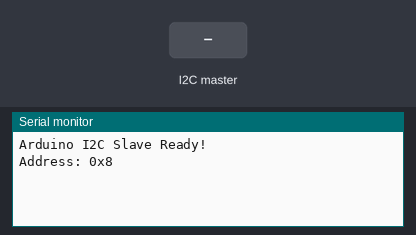
Recording of a sketch running on a simulated Arduino Uno, built with avr-gcc and run on an emulated ATmega328P. On the bench: the last lines printed to the serial monitor. Inputs (shaded band) come from the test bench.

Above: at 1.2 s.
1.3 s: the I2C master sends the byte 1
At 2.5 s:
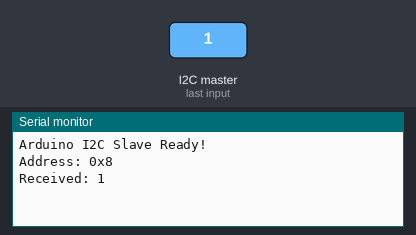
2.8 s: the I2C master sends the byte 0
At 3.8 s:
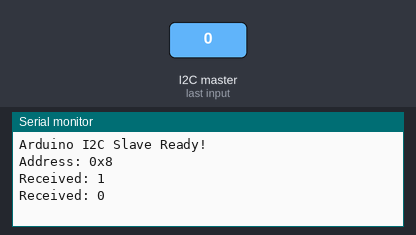

The sketch:

arduino_i2c.ino
```cpp
// --- START OF CORRECT SLAVE CODE ---
#include <Wire.h>

#define SLAVE_ADDRESS 0x08 // Arduino's address

volatile byte receivedData = 0;

void setup() {
  Wire.begin(SLAVE_ADDRESS);     // Join I2C bus as SLAVE at 0x08
  Wire.onReceive(receiveEvent); // Function to call when master sends data
  Serial.begin(9600);
  Serial.println("Arduino I2C Slave Ready!");
  Serial.print("Address: 0x");
  Serial.println(SLAVE_ADDRESS, HEX);
}

void loop() {
  delay(100);
}

void receiveEvent(int howMany) {
  if (Wire.available()) {
    receivedData = Wire.read();
    Serial.print("Received: ");
    Serial.println(receivedData);
  }
}
// --- END OF CORRECT SLAVE CODE ---
```

Measured:
- after the input at 1.3 s, the serial monitor: prints a new line at once (image 1)
- after the input at 2.8 s, the serial monitor: prints a new line at once (image 2)
